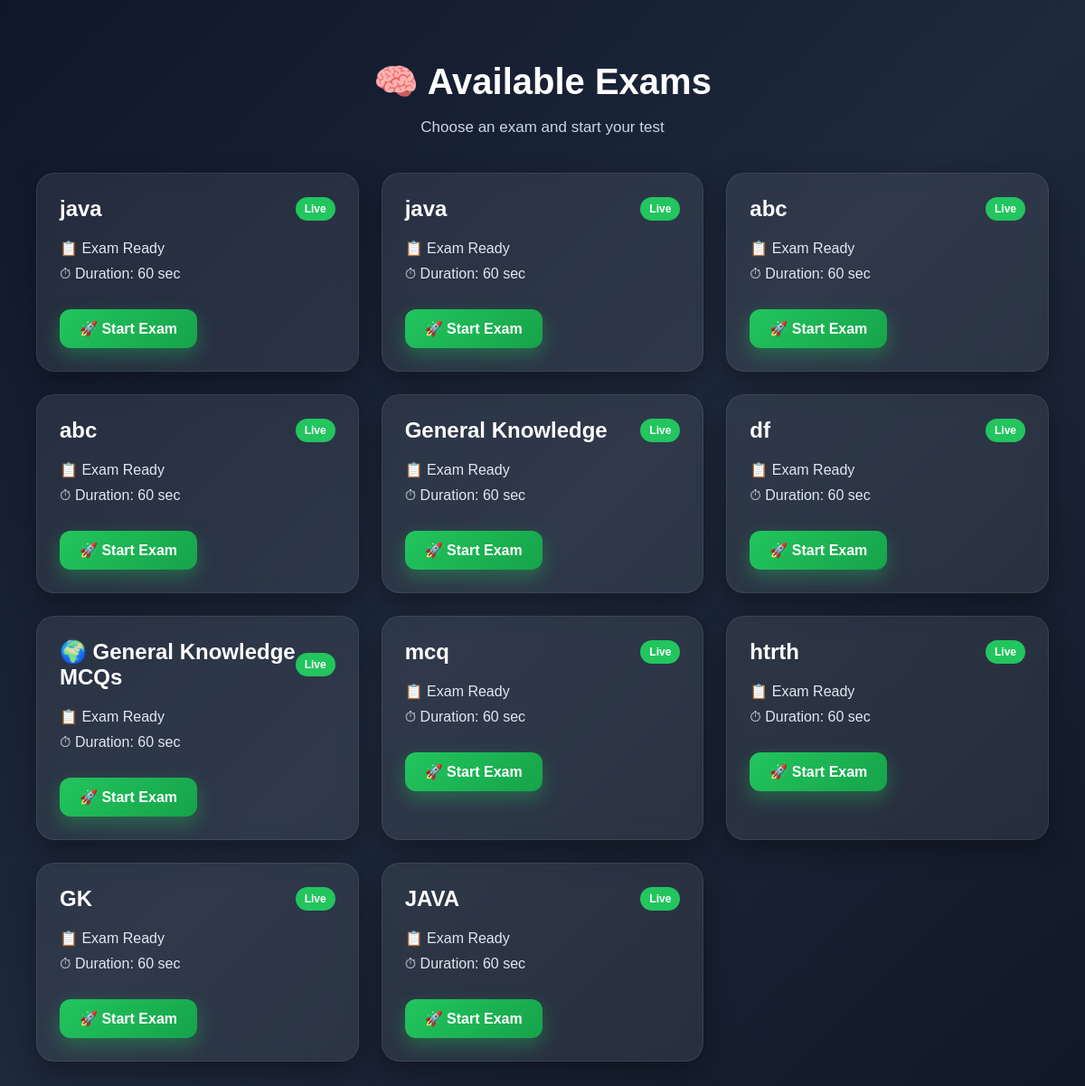
Page /user/exams (signed in) on the committed database.
### tables this page shows
CREATE TABLE exams (
            id INTEGER PRIMARY KEY AUTOINCREMENT,
            title TEXT NOT NULL
        );

### routes/user_routes.py (the view)
@user_bp.route("/exams")
def view_exams():
    if "user" not in session:
        return redirect(url_for("auth.login"))
    db = get_db_connection()
    exams = db.execute("SELECT * FROM exams").fetchall()
    db.close()
    return render_template("user/exams.html", exams=exams)

### database/db.py (called while the page is built)
def get_db():
    conn = sqlite3.connect(DB_PATH)
    conn.row_factory = sqlite3.Row
    return conn

def get_db_connection():
    return get_db()

### templates/user/exams.html (shortened to what this page needs)
<!DOCTYPE html>
<html lang="en">
<head>
    <link rel="stylesheet" href="{{ url_for('static', filename='css/exams.css') }}">
</head>
<body>
<div class="exam-page">
    <div class="page-header">
        <h1>🧠 Available Exams</h1>
        <p class="subtitle">Choose an exam and start your test</p>
    </div>
    {% if exams %}
        <div class="exam-grid">
            {% for exam in exams %}
            <div class="exam-card">
                <div class="exam-top">
                    <h2>{{ exam.title }}</h2>
                    <span class="exam-badge">Live</span>
                </div>
                <div class="exam-details">
                    <p>📋 Exam Ready</p>
                    <p>⏱ Duration: 60 sec</p>
                </div>
                <a href="{{ url_for('user.start_exam', exam_id=exam.id) }}" class="start-btn">
                    🚀 Start Exam
                </a>
            </div>
            {% endfor %}
        </div>
    {% else %}
        <div class="no-exams-box">
            <h2>📭 No Exams Available</h2>
            <p>No exams are available right now. Please check again later.</p>
        </div>
    {% endif %}
</div>
</body>
</html>

### static/css/exams.css (style rules this page uses)
body { margin: 0; font-family: Arial, sans-serif; background: linear-gradient(135deg, #0f172a, #1e293b, #111827); color: white; min-height: 100vh; }
.exam-page { padding: 40px; }
.page-header { text-align: center; margin-bottom: 40px; }
.page-header h1 { font-size: 40px; margin-bottom: 10px; }
.subtitle { color: #cbd5e1; font-size: 17px; }
.exam-grid { display: grid; grid-template-columns: repeat(auto-fit, minmax(280px, 1fr)); gap: 25px; }
.exam-card { background: rgba(255, 255, 255, 0.08); border-radius: 20px; padding: 25px; box-shadow: 0 10px 30px rgba(0, 0, 0, 0.35); backdrop-filter: blur(10px); transition: all 0.3s ease; border: 1px solid rgba(255,255,255,0.08); }
.exam-top { display: flex; justify-content: space-between; align-items: center; margin-bottom: 20px; }
.exam-top h2 { margin: 0; font-size: 24px; }
.exam-badge { background: #22c55e; color: white; font-size: 12px; font-weight: bold; padding: 6px 10px; border-radius: 20px; }
.exam-details p { margin: 10px 0; color: #e2e8f0; }
.start-btn { display: inline-block; margin-top: 20px; padding: 12px 22px; background: linear-gradient(135deg, #22c55e, #16a34a); color: white; text-decoration: none; font-weight: bold; border-radius: 12px; transition: all 0.3s ease; box-shadow: 0 8px 20px rgba(34, 197, 94, 0.35); }

### rows in the picture
exams: title "java"
exams: title "java"
exams: title "abc"
exams: title "abc"
exams: title "General Knowledge"
exams: title "df"
exams: title "🌍 General Knowledge MCQs"
exams: title "mcq"
exams: title "htrth"
exams: title "GK"
exams: title "JAVA"
